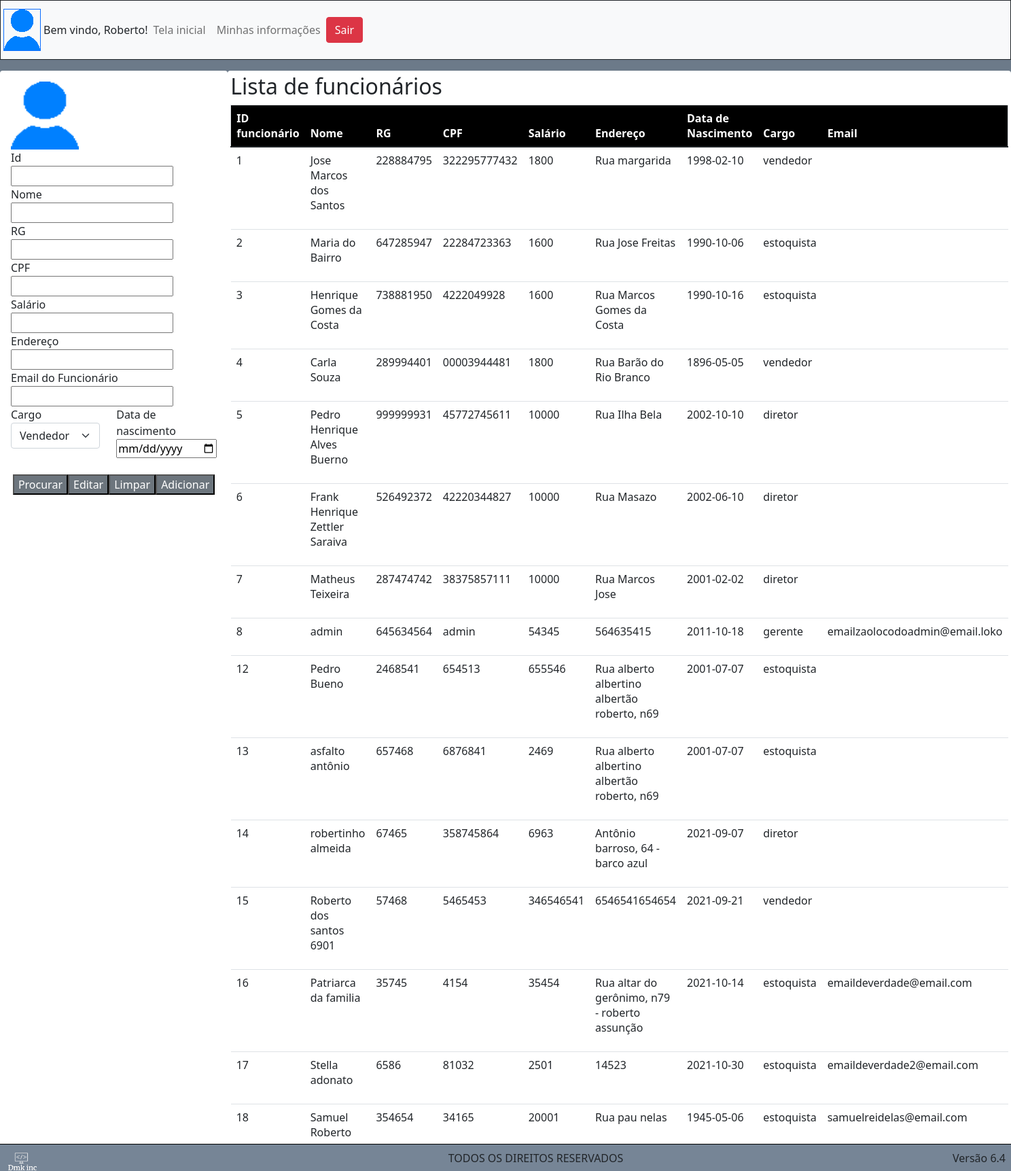
Screenshot of /emplyeeMan.php with the database file from the repository.
### tables this page shows
CREATE TABLE `tb_funcionario` (
  `id_funcionario` int(11) NOT NULL,
  `nm_funcionario` varchar(60) NOT NULL,
  `ds_rg` varchar(10) NOT NULL,
  `ds_cpf` varchar(15) NOT NULL,
  `vl_salario` decimal(10,0) NOT NULL,
  `ds_endereco` varchar(60) NOT NULL,
  `dt_nascimento` date NOT NULL,
  `ds_cargo` varchar(60) NOT NULL,
  `img_funcionário` blob DEFAULT NULL,
  `ds_senha` varchar(50) NOT NULL,
  `ds_email` varchar(100) NOT NULL
);

### php/useFunctions.php (the view, shortened to what this page needs)
<?php
function numberOfEmployees(){
  include 'connect.php';
  $sql = "SELECT * FROM tb_funcionario ORDER BY id_funcionario DESC LIMIT 1";
  $dados = mysqli_query($conection, $sql);
  $linha = mysqli_fetch_assoc($dados);
  return $linha['id_funcionario'];
}
function showEmployees(){
  include 'connect.php';
  for($i = 0; $i <= numberOfEmployees(); $i++){
      $sql = "SELECT id_funcionario, nm_funcionario, ds_rg, ds_cpf, vl_salario, ds_endereco, dt_nascimento, ds_cargo, ds_senha, ds_email FROM tb_funcionario where id_funcionario = $i;";
      $dados = mysqli_query($conection, $sql);
      $linha = mysqli_fetch_assoc($dados);
      if($linha != null){
          echo
          "<tr>
              <td>
                <p>".$linha['id_funcionario']."</p>
              </td>
              <td>
                <p>".$linha['nm_funcionario']."</p>
              </td>
              <td>
                <p>".$linha['ds_rg']."</p>
              </td>
              <td>
                <p>".$linha['ds_cpf']."</p>
              </td>
                <td>
                <p>".$linha['vl_salario']."</p>
              </td>
              <td>
                <p>".$linha['ds_endereco']."</p>
              </td>
              <td>
                <p>".$linha['dt_nascimento']."</p>
              </td>
              <td>
                <p>".$linha['ds_cargo']."</p>
              </td>
              <td>
                <p>".$linha['ds_email']."</p>
              </td>
            </tr>";
      }
  }
}

### php/footer.php
<footer class = 'footer '>
    <div class=" d-flex justify-content-between m-2">
        <div class="">
            <img src="./Images/logo.png" width="25%" class="m-1">
        </div>
        <div class="" class="m-1">
            <p> TODOS OS DIREITOS RESERVADOS </p>
        </div>
        <div class="" class="m-1">
            <p> Versão 6.4 </p>
        </div>
    </div>
</footer>

### header.php (shortened to what this page needs)
<?php
    include 'php/footer.php';
?>
<!DOCTYPE html>
<html>
    <head>
        <link href="https://cdn.jsdelivr.net/npm/bootstrap@5.1.1/dist/css/bootstrap.min.css" rel="stylesheet">
        <link href="Styles/main.css" rel="stylesheet">
    </head>

### emplyeeMan.php (shortened to what this page needs)
<?php
	include_once 'php/connect.php';
    include 'header.php';
    include 'php/useFunctions.php'
?>
    <body class="container-inicial">
            <?php include 'nav.php' ?>
            <div class="d-flex justify-content-start">
              <div class="d-flex justify-content-center bg-white mx-auto mt-3 rounded" style="width: 30%;">
                <form class="m-3" method="POST" action="php/cadastroFunc.php">
                    <div class="row">
                        <div class="col">
                            <img src="Images/default-user.png" width="100px" height="100px">
                        </div>
                        <div class="col">
                            <label for="idFunc">Id</label>
                            <input type="text" name="idFunc" id="idFunc" value="<?php echo isset($_GET['id'])? $_GET['id']: '' ;?>">
                        </div>
                    </div>
                    <div class="row">
                        <div class="col">
                            <label for="nomeFunc">Nome</label>
                            <input type="text" id="nomeFunc" name="nameFunc" data-required data-only-letters value="<?php echo isset($_GET['nome'])? $_GET['nome']: '' ;?>">
                        </div>
                        <div class="col">
                            <label for="rgFunc">RG</label></br>
                            <input type="text" id="rgFunc" name="rgFunc" data-required value="<?php echo isset($_GET['rg'])? $_GET['rg']: '' ;?>">
                        </div>
                    </div>
                    <div class="row">
                        <div class="col">
                            <label for="cpfFunc">CPF</label></br>
                            <input type="text" id="cpfFunc" name="cpfFunc" data-required value="<?php echo isset($_GET['cpf'])? $_GET['cpf']: '' ;?>">
                        </div>
                        <div class="col">
                            <label for="salFunc">Salário</label></br>
                            <input type="number" id="salFunc" step="0.01"  name="salFunc" data-required value="<?php echo isset($_GET['sal'])? $_GET['sal']: '' ;?>">
                        </div>
                    </div>
                    <div class="row">
                        <div class="col">
                            <label for="endFunc">Endereço</label></br>
                            <input type="text" id="endFunc" name="endFunc" data-required value="<?php echo isset($_GET['end'])? $_GET['end']: '' ;?>">
                        </div>
                        <div class="col">
                            <label for="emailFunc">Email do Funcionário</label></br>
                            <input type="email" id="emailFunc" name="emailFunc" data-required value="<?php echo isset($_GET['email'])? $_GET['email']: '' ;?>">
                        </div>
                    </div>
                    <div class="row">
                        <div class="col">
                            <label for="cargoFunc">Cargo</label></br>
                            <select class="form-select" aria-label="Default select example" id="cargoFunc" name="cargoFunc">
                            <option selected = "selected"><?php echo isset($_GET['cargo'])? $_GET['cargo']: 'Vendedor' ;?></option>
                            </select>
                        </div>
                        <div class="col">
                            <label for="nascFunc">Data de nascimento</label></br>
                            <input type="date" id="nascFunc" name="nascFunc" data-required value="<?php echo isset($_GET['nasc'])? $_GET['nasc']: '' ;?>">
                        </div>
                    </div>
                <div class="d-flex justify-content-center">
                <button id="btnSearchModProd" name="submit" value="search" class="btn-rounded bg-secondary text-white">Procurar</button>
                <button id="btnEditModProd" name="submit" value="edit" class="btn-rounded bg-secondary text-white">Editar</button>
                <button id="btnCancelModProd" name="submit" value="cancel" class="btn-rounded bg-secondary text-white" onclick="limpa()">Limpar</button>
                <button id="btnAddModProd" name="submit" value="add" class="btn-rounded bg-secondary text-white">Adicionar</button>
                </div>
                </form>
            </div>
            <div class=" bg-white mx-auto mt-3 rounded" style="width: 80vw;">
            <div class="m-1 border-bottom">
            <div class="" id="">
                <form>
                <h2>Lista de funcionários </h2>
                <table class="table">
                    <thead class="thead-dark border text-white bg-black mt-3">
                    <tr>
                        <th scope="col">ID funcionário</th>
                        <th scope="col">Nome</th>
                        <th scope="col">RG</th>
                        <th scope="col">CPF</th>
                        <th scope="col">Salário</th>
                        <th scope="col">Endereço</th>
                        <th scope="col">Data de Nascimento</th>
                        <th scope="col">Cargo</th>
                        <th scope="col">Email</th>
                    </tr>
                    </thead>
                    <tbody>
                    <?php showEmployees(); ?>
                    </tbody>
                </table>
                </form>
            </div>
            </div>
    </body>
</html>

### nav.php
<nav class="navbar navbar-expand-lg navbar-light bg-light border-bottom border border-dark">
  <img src="Images/default-user.png" class="navbar-brand border border-primary p-0 m-1" href="#">Bem vindo, Roberto!</a>
    <ul class="navbar-nav mr-auto">
      <li class="nav-item active">
        <a class="nav-link" href="telaInicial.php">Tela inicial</a>
      </li>
      <li class="nav-item">
        <a class="nav-link" href="userPanel.php">Minhas informações</a>
      </li>
    </ul>
    <form method="post" action="php/logout.php">
    <button type="submit" class="btn btn-danger mt-3" value="submit">Sair</button>
    </form>
</nav>

### Styles/main.css (style rules this page uses)
.container-inicial { width: 100%; height: 100vh; background: #6C7A89; }
.footer { position: fixed; visibility: visible; background: #768596; width: 100%; bottom:0; left:0; border-top: 1px solid black; height: 40px; }

### rows the page displays
tb_funcionario: tb_funcionario.id_funcionario "1", tb_funcionario.nm_funcionario "Jose Marcos dos Santos", tb_funcionario.ds_rg "228884795", tb_funcionario.ds_cpf "322295777432", tb_funcionario.vl_salario "1800", tb_funcionario.ds_endereco "Rua margarida", tb_funcionario.dt_nascimento "1998-02-10", tb_funcionario.ds_cargo "vendedor", tb_funcionario.id_funcionario "2", tb_funcionario.nm_funcionario "Maria do Bairro", tb_funcionario.ds_rg "647285947", tb_funcionario.ds_cpf "22284723363", tb_funcionario.vl_salario "1600", tb_funcionario.ds_endereco "Rua Jose Freitas", tb_funcionario.dt_nascimento "1990-10-06", tb_funcionario.ds_cargo "estoquista", tb_funcionario.id_funcionario "3", tb_funcionario.nm_funcionario "Henrique Gomes da Costa", tb_funcionario.ds_rg "738881950", tb_funcionario.ds_cpf "4222049928", tb_funcionario.ds_endereco "Rua Marcos Gomes da Costa", tb_funcionario.dt_nascimento "1990-10-16", tb_funcionario.id_funcionario "4", tb_funcionario.nm_funcionario "Carla Souza", tb_funcionario.ds_rg "289994401", tb_funcionario.ds_cpf "00003944481", tb_funcionario.ds_endereco "Rua Barão do Rio Branco", tb_funcionario.dt_nascimento "1896-05-05", tb_funcionario.id_funcionario "5", tb_funcionario.nm_funcionario "Pedro Henrique Alves Buerno", tb_funcionario.ds_rg "999999931", tb_funcionario.ds_cpf "45772745611", tb_funcionario.vl_salario "10000", tb_funcionario.ds_endereco "Rua Ilha Bela", tb_funcionario.dt_nascimento "2002-10-10", tb_funcionario.ds_cargo "diretor", tb_funcionario.id_funcionario "6", tb_funcionario.nm_funcionario "Frank Henrique Zettler Saraiva", tb_funcionario.ds_rg "526492372", tb_funcionario.ds_cpf "42220344827", tb_funcionario.ds_endereco "Rua Masazo", tb_funcionario.dt_nascimento "2002-06-10", tb_funcionario.id_funcionario "7", tb_funcionario.nm_funcionario "Matheus Teixeira", tb_funcionario.ds_rg "287474742", tb_funcionario.ds_cpf "38375857111", tb_funcionario.ds_endereco "Rua Marcos Jose", tb_funcionario.dt_nascimento "2001-02-02", tb_funcionario.id_funcionario "8", tb_funcionario.nm_funcionario "admin", tb_funcionario.ds_rg "645634564", tb_funcionario.ds_cpf "admin", tb_funcionario.vl_salario "54345", tb_funcionario.ds_endereco "564635415", tb_funcionario.dt_nascimento "2011-10-18", tb_funcionario.ds_cargo "gerente", tb_funcionario.ds_email "emailzaolocodoadmin@email.loko", tb_funcionario.id_funcionario "12", tb_funcionario.nm_funcionario "Pedro Bueno", tb_funcionario.ds_rg "2468541", tb_funcionario.ds_cpf "654513", tb_funcionario.vl_salario "655546", tb_funcionario.ds_endereco "Rua alberto albertino albertão roberto, n69", tb_funcionario.dt_nascimento "2001-07-07", tb_funcionario.id_funcionario "13", tb_funcionario.nm_funcionario "asfalto antônio", tb_funcionario.ds_rg "657468", tb_funcionario.ds_cpf "6876841", tb_funcionario.vl_salario "2469", tb_funcionario.id_funcionario "14", tb_funcionario.nm_funcionario "robertinho almeida", tb_funcionario.ds_rg "67465", tb_funcionario.ds_cpf "358745864", tb_funcionario.vl_salario "6963", tb_funcionario.ds_endereco "Antônio barroso, 64 - barco azul", tb_funcionario.dt_nascimento "2021-09-07", tb_funcionario.id_funcionario "15", tb_funcionario.nm_funcionario "Roberto dos santos 6901", tb_funcionario.ds_rg "57468", tb_funcionario.ds_cpf "5465453", tb_funcionario.vl_salario "346546541", tb_funcionario.ds_endereco "6546541654654", tb_funcionario.dt_nascimento "2021-09-21", tb_funcionario.id_funcionario "16", tb_funcionario.nm_funcionario "Patriarca da familia", tb_funcionario.ds_rg "35745", tb_funcionario.ds_cpf "4154", tb_funcionario.vl_salario "35454", tb_funcionario.ds_endereco "Rua altar do gerônimo, n79 - roberto assunção", tb_funcionario.dt_nascimento "2021-10-14", tb_funcionario.ds_email "emaildeverdade@email.com", tb_funcionario.id_funcionario "17", tb_funcionario.nm_funcionario "Stella adonato", tb_funcionario.ds_rg "6586", tb_funcionario.ds_cpf "81032", tb_funcionario.vl_salario "2501", tb_funcionario.ds_endereco "14523", tb_funcionario.dt_nascimento "2021-10-30", tb_funcionario.ds_email "emaildeverdade2@email.com", id_funcionario "18", nm_funcionario "Samuel Roberto", ds_rg "354654", ds_cpf "34165", vl_salario "20001", ds_endereco "Rua pau nelas", dt_nascimento "1945-05-06", ds_cargo "estoquista", ds_email "samuelreidelas@email.com"
